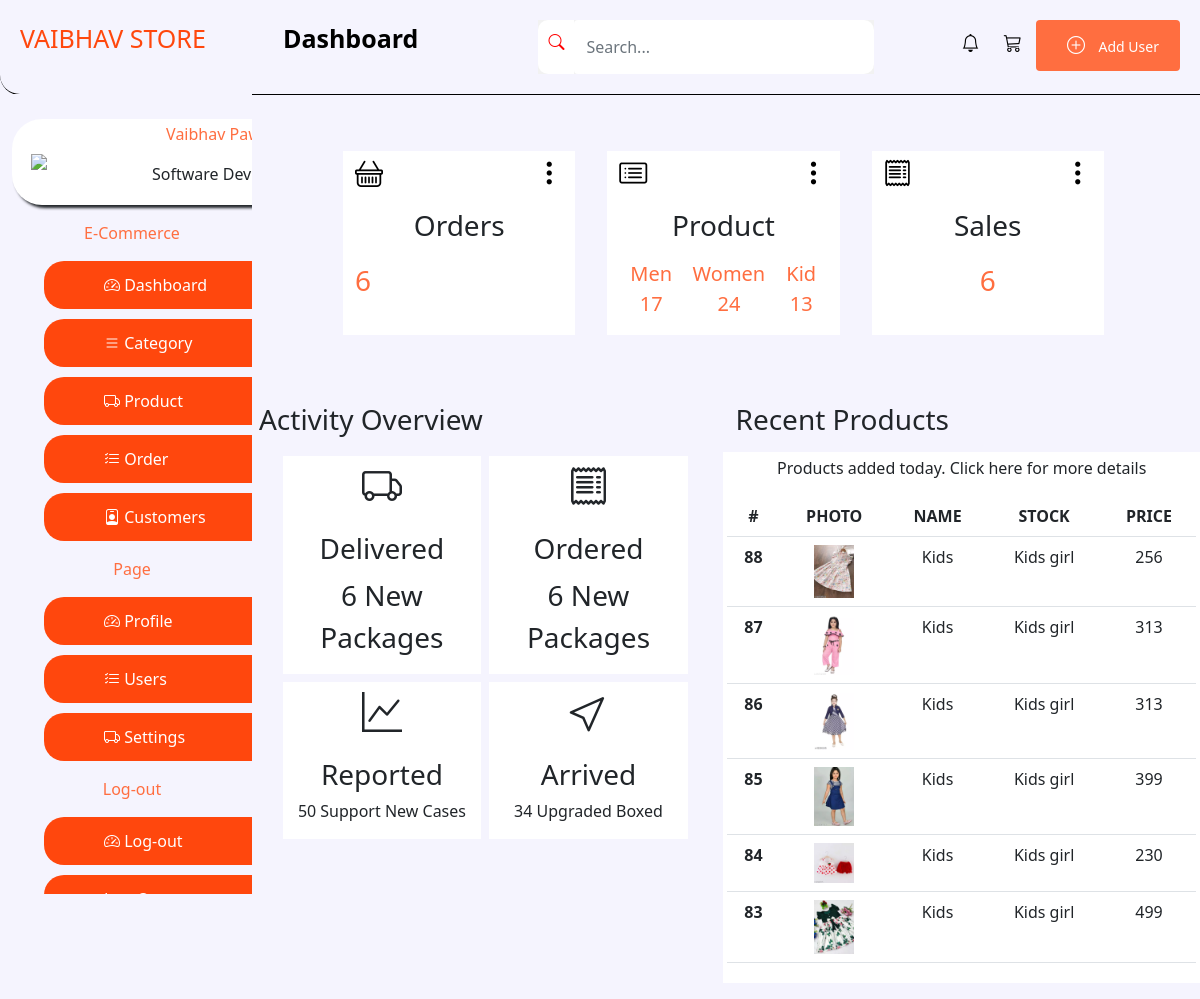
The app's page /Admin/Dashboard.php (signed in) with its own data.
### tables this page shows
CREATE TABLE `product` (
  `ID` int(15) NOT NULL,
  `category` varchar(255) NOT NULL,
  `sub_category` varchar(255) NOT NULL,
  `Pro_category` varchar(255) NOT NULL,
  `count` varchar(255) NOT NULL,
  `product_name` varchar(255) NOT NULL,
  `product_price` varchar(255) NOT NULL,
  `product_slug` varchar(255) NOT NULL,
  `info` varchar(5255) NOT NULL,
  `product_id` varchar(5255) NOT NULL,
  `file` varchar(566) NOT NULL,
  `Date` date NOT NULL DEFAULT current_timestamp()
);

### Admin/Dashboard.php (the view, shortened to what this page needs)
<!doctype html>
<html lang="en">
<head>
    <link href="https://cdn.jsdelivr.net/npm/bootstrap@5.0.2/dist/css/bootstrap.min.css" rel="stylesheet">
    <link rel="stylesheet" href="https://cdn.jsdelivr.net/npm/bootstrap-icons@1.10.4/font/bootstrap-icons.css">
    <link rel="stylesheet" href="CSS/Nav.css">
    <link rel="stylesheet" href="CSS/body.css">
</head>
<body>
    <div class="container-fluid">
        <?php include 'Sidenavbar.php' ?>
        <div class="main">
            <div class="container">
                <div class="row d-flex justify-content-center">
                    <div class="col-md-3 section-box m-3">
                        <div class="sect-one d-flex justify-content-between mb-3">
                            <a href=""> <i class="fs-3 bi bi-basket"></i> </a>
                            <a href=""> <i class="fs-3 bi bi-three-dots-vertical"></i> </a>
                        </div>
                        <h3>Orders</h3>
                        <div class="sect-one d-flex justify-content-between mt-3">
                            <?php
                            include 'DB.php';
                            $result = mysqli_query($con, "SELECT count(product_id) as product_id from buy_product ");
                            $data = mysqli_fetch_assoc($result);
                            if ($data > 0) {
                            ?>
                                <p class="text-center fs-3"><?php echo $data['product_id']; ?></p>
                            <?php
                            } else {
                                echo "0";
                            }
                            ?>
                        </div>
                    </div>
                    <div class="col-md-3 section-box m-3">
                        <div class="sect-one d-flex justify-content-between mb-3">
                            <a href=""> <i class="fs-3 bi bi-card-list"></i> </a>
                            <a href=""> <i class="fs-3 bi bi-three-dots-vertical"></i> </a>
                        </div>
                        <h3>Product</h3>
                        <div class="sect-one d-flex justify-content-between mt-3">
                            <?php
                            include 'DB.php';
                            $result = mysqli_query($con, "SELECT count(category) as category from product Where category='Men' ");
                            $data = mysqli_fetch_assoc($result);
                            if ($data > 0) {
                            ?>
                                <p class="text-center fs-5">Men <?php echo $data['category']; ?></p>
                            <?php
                            } else {
                                echo "0";
                            }
                            ?>
                            <?php
                            include 'DB.php';
                            $result = mysqli_query($con, "SELECT count(category) as category from product Where category='Women' ");
                            $data = mysqli_fetch_assoc($result);
                            if ($data > 0) {
                            ?>
                                <p class="text-center fs-5">Women <?php echo $data['category']; ?></p>
                            <?php
                            } else {
                                echo "0";
                            }
                            ?>
                            <?php
                            include 'DB.php';
                            $result = mysqli_query($con, "SELECT count(category) as category from product Where category='Kids' ");
                            $data = mysqli_fetch_assoc($result);
                            if ($data > 0) {
                            ?>
                                <p class="text-center fs-5">Kid <?php echo $data['category']; ?></p>
                            <?php
                            } else {
                                echo "0";
                            }
                            ?>
                        </div>
                    </div>
                    <div class="col-md-3 section-box m-3">
                        <div class="sect-one d-flex justify-content-between mb-3">
                            <a href=""> <i class="fs-3 bi bi-receipt"></i> </a>
                            <a href=""> <i class="fs-3 bi bi-three-dots-vertical"></i> </a>
                        </div>
                        <h3>Sales</h3>
                        <div class="sect-one d-flex justify-content-center text-center mt-3">
                            <?php
                            include 'DB.php';
                            $result = mysqli_query($con, "SELECT count(product_id) as product_id from buy_product ");
                            $data = mysqli_fetch_assoc($result);
                            if ($data > 0) {
                            ?>
                                <p class="text-center fs-3"><?php echo $data['product_id']; ?></p>
                            <?php
                            } else {
                                echo "0";
                            }
                            ?>
                        </div>
                    </div>
                </div>
            </div>
            <div class="conatiner mt-5">
                <div class="row -flex justify-content-center">
                    <div class="col-md-6">
                        <h3 class="mt-1 mb-3 d-flex justify-content-start ">Activity Overview</h3>
                        <div class="row d-flex justify-content-center">
                            <div class="col-md-5  section-box-two m-1">
                                <i class="bi bi-truck mt-3 fs-1"></i>
                                <h3 class="mt-3">Delivered</h3>
                                <?php
                                include 'DB.php';
                                $result = mysqli_query($con, "SELECT count(product_id) as product_id from buy_product ");
                                $data = mysqli_fetch_assoc($result);
                                if ($data > 0) {
                                ?>
                                    <p class="text-center fs-3"><?php echo $data['product_id']; ?> New Packages</p>
                                <?php
                                } else {
                                    echo "0";
                                }
                                ?>
                            </div>
                            <div class="col-md-5  section-box-two m-1">
                                <i class="bi bi-receipt mt-3 fs-1"></i>
                                <h3 class="mt-3">Ordered</h3>
                                <?php
                                include 'DB.php';
                                $result = mysqli_query($con, "SELECT count(product_id) as product_id from buy_product ");
                                $data = mysqli_fetch_assoc($result);
                                if ($data > 0) {
                                ?>
                                    <p class="text-center fs-3"><?php echo $data['product_id']; ?> New Packages</p>
                                <?php
                                } else {
                                    echo "0";
                                }
                                ?>
                            </div>
                            <div class="col-md-5  section-box-two m-1">
                                <i class="bi bi-graph-up mt-3 fs-1"></i>
                                <h3 class="mt-3">Reported</h3>
                                <p class="mt-2">50 Support New Cases</p>
                            </div>
                            <div class="col-md-5  section-box-two m-1">
                                <i class="bi bi-cursor mt-3 fs-1"></i>
                                <h3 class="mt-3">Arrived</h3>
                                <p class="mt-2">34 Upgraded Boxed</p>
                            </div>
                        </div>
                    </div>
                    <div class="col-md-6">
                        <h3 class="mt-1 mb-3 d-flex justify-content-start ">Recent Products</h3>
                        <div class="row d-flex justify-content-center">
                            <div class="table-responsive table p-1">
                                <p>Products added today. Click here for more details</p>
                                <table class="table table-borderless">
                                    <thead>
                                        <tr>
                                            <th scope="col">#</th>
                                            <th scope="col">PHOTO</th>
                                            <th scope="col">NAME</th>
                                            <th scope="col">STOCK</th>
                                            <th scope="col"> PRICE</th>
                                        </tr>
                                    </thead>
                                    <?php
                                $query = "select * from product ORDER BY ID DESC limit 6";
                                $show = mysqli_query($con, $query);
                                while ($row = mysqli_fetch_array($show)) {
                                    if ($show) {
                                ?>
                                        <tbody>
                                            <tr>
                                                <th scope="row"><?php echo $row['ID'];  ?></th>
                                                <td><img src="<?php echo $row['file'];  ?> " width="40px" alt="" srcset=""></td>
                                                <td><?php echo $row['category'];  ?></td>
                                                <td><?php echo $row['Pro_category'];  ?></td>
                                                <td><?php echo $row['product_price'];  ?></td>
                                            </tr>
                                        </tbody>
                                <?php
                                    }
                                }
                                ?>
                                </table>
                            </div>
                        </div>
                    </div>
                </div>
            </div>
        </div>
    </div>
</body>
</html>

### Admin/CSS/Nav.css (style rules this page uses)
Nav { display: flex; justify-content: space-between; padding: 20px; position: fixed; border-bottom: 1px solid black; border-bottom-left-radius: 20px; width: 100%; background-color: #f5f4fe; }
.mt-5 { background-color: #f5f4fe; }
.logo a { text-decoration: none; color: #ff470d; font-size: 25px; text-transform: uppercase; }
.overview { display: flex; justify-content: space-between; }
.overview p { color: #000; font-weight: bolder; font-size: 25px; }
.overview .search { display: flex; margin-left: 120px; background-color: #f2f2f2; }
.overview .search i { background-color: #fff; color: red; padding: 10px; border-bottom-left-radius: 10px; border-top-left-radius: 10px; }
.overview .search input { width: 300px; border: none; border-bottom-right-radius: 10px; border-top-right-radius: 10px; }
.side-menu i { padding-left: 10px; margin-right: 10px; cursor: pointer; text-decoration: none; font-size: 18px; }
.btn { color: #fff !important; background-color: #ff6e40; border-color: #ff6e40; font-size: 14px; text-align: center; text-decoration: none; border: 1px solid transparent; padding: 0.675rem 1.25rem; }
.btn i { background-color: #ff6e40; color: white; }
.main { width: 80%; margin-left: 21%; text-align: center; background-color: #f5f4fe; height: 100vh; padding-top: 135px; }

### Admin/CSS/body.css (style rules this page uses)
* { margin: 0; padding: 0; }
body { background-color: #f5f4fe; }
a { text-decoration: none; color: black; }
.container-fluid { background-color: #f5f4fe; display: flex; }
.section-box, .section-box-two, .table, .Category-box { background-color: #fff; }
.section-box p { color: #ff6e40; }

### records on screen
product: ID "88", file (picture), category "Kids", Pro_category "Kids girl", product_price "256"
product: ID "87", file (picture), category "Kids", Pro_category "Kids girl", product_price "313"
product: ID "86", file (picture), category "Kids", Pro_category "Kids girl", product_price "313"
product: ID "85", file (picture), category "Kids", Pro_category "Kids girl", product_price "399"
product: ID "84", file (picture), category "Kids", Pro_category "Kids girl", product_price "230"
product: ID "83", file (picture), category "Kids", Pro_category "Kids girl", product_price "499"

### other values on screen
$_SESSION['first_name'] "Vaibhav"
$_SESSION['post'] "Software…"
$data['product_id'] "6"
$data['category'] "17"
$data['category'] "24"
$data['category'] "13"
